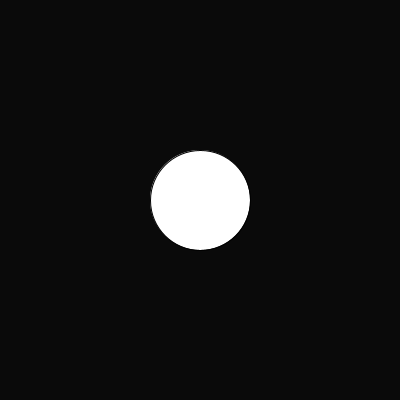
Frame 1 (no input)
Frame 60 (the mouse pressed at the canvas centre just before this capture): identical to frame 1, image omitted
Frame 120 (the mouse held since frame 60 and released just before this capture): identical to frame 1, image omitted

The Processing sketch that drew this single still picture (run headless with seeded random() and noise(); from frame 60 on, the mouse is pressed at the canvas centre):

// Processing sketch: processing_52300
// ── processing_52300.pde

//kathryn thomas
//homework 4
// copyright 2012

float a,b;
void setup ()
{
  size (400, 400);
  background ( 0,0,0);
  textSize (10);
  fill (220, 57, 20);
  a=200;
  b=200;
 frameRate(100);
 
}

void draw ()
{
smooth();
background(10);  
fill(255,255,255);
ellipse(a,b,100,100);

}

void mouseMoved() {
if (mouseY > 300)
{
 b=b+1;
}
else if (mouseY < 300)
{
 b=b-1;
}
if (mouseX > 300)
{
  a=a+1;
}
else if (mouseX < 300)
{
 a=a-1;
}
}

void mousePressed() {
    fill (255,0,0);
    ellipse (a,b,100,100);
}

void mouseDragged() {
    fill (255,0,0);
    ellipse (b, a, 100, 100);
}
